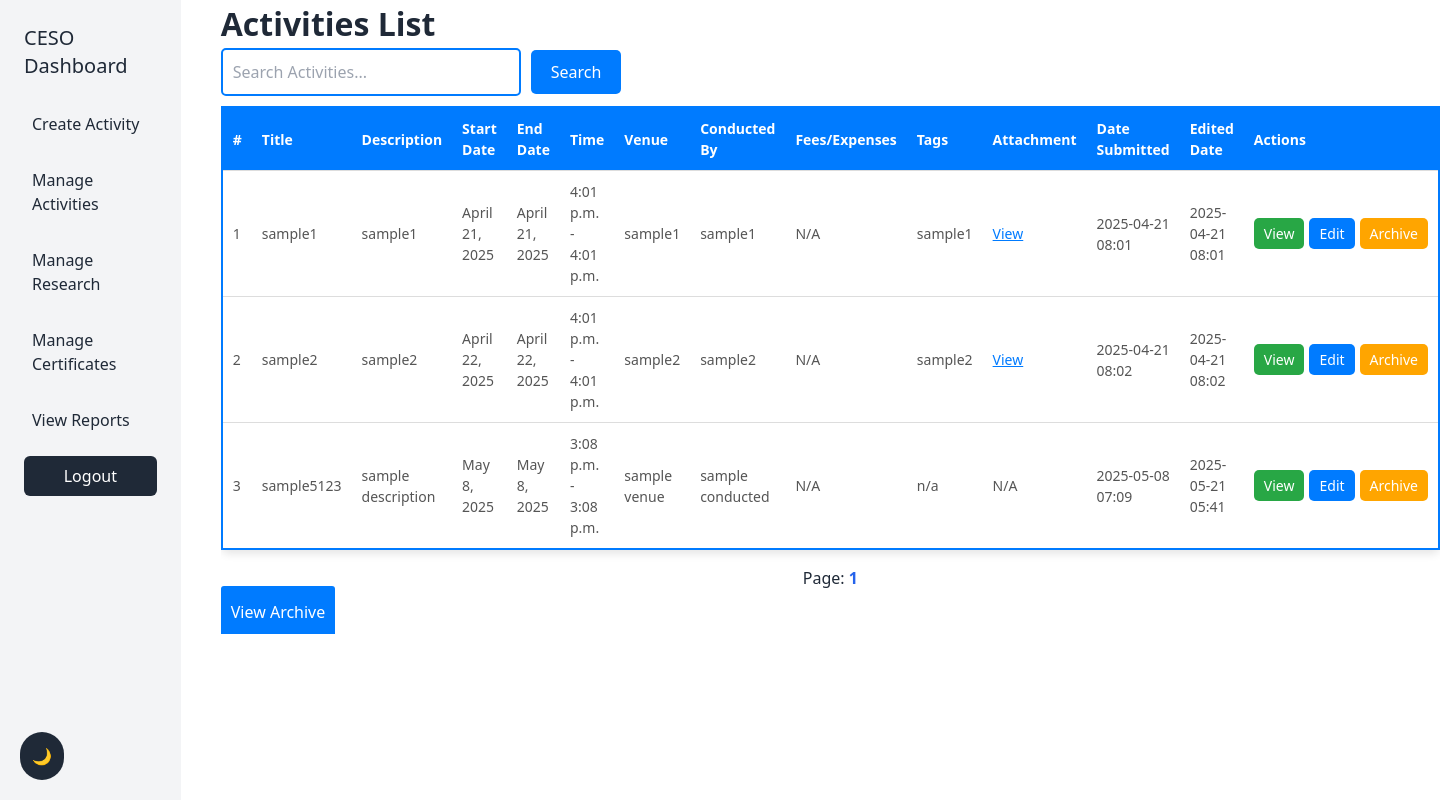
Page /manage-activities/ (signed in) on the earlier database version.
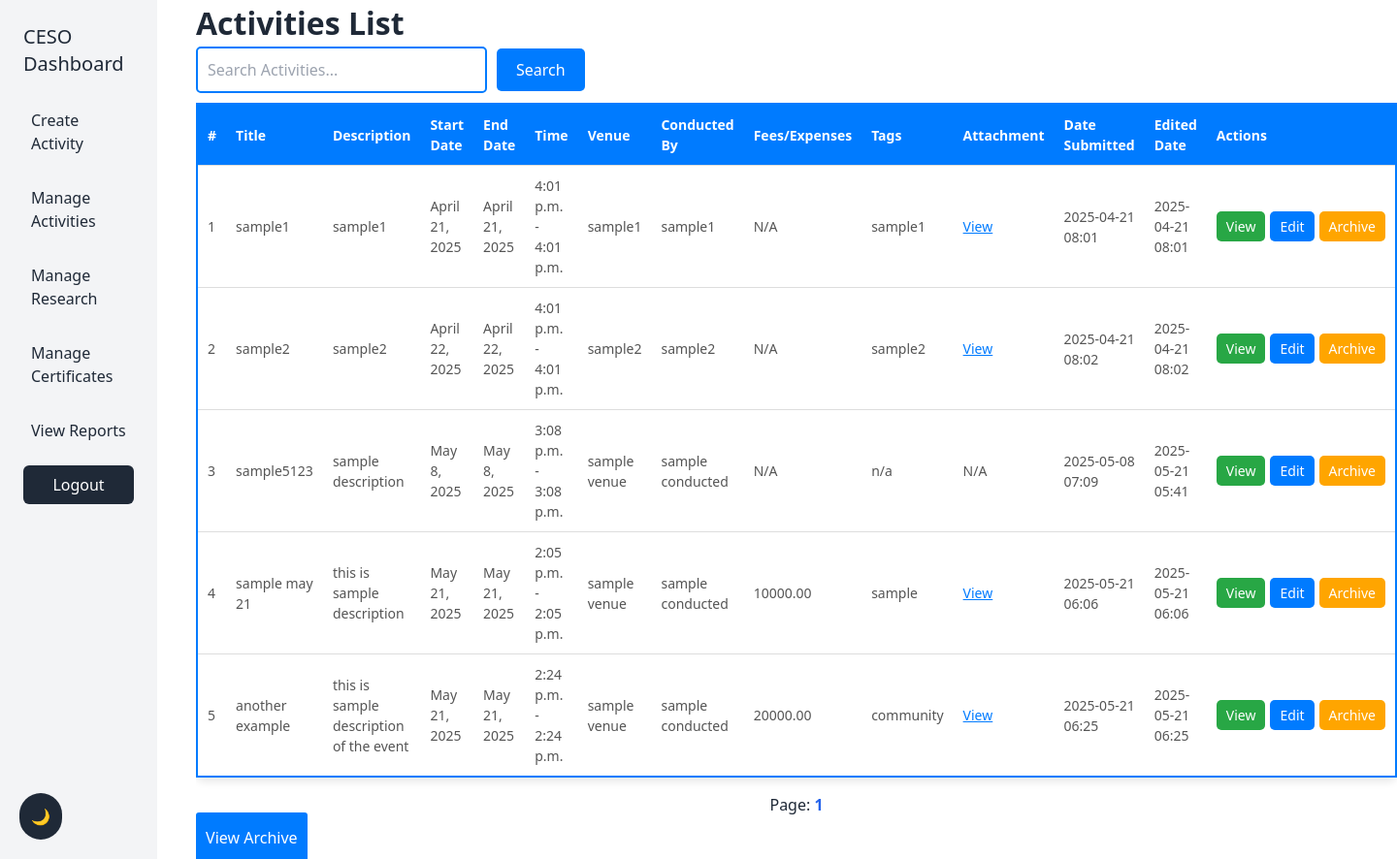
Same page on the later database version.
### core/models.py (models this page shows, shortened)
class Activity(models.Model):
    STATUS_CHOICES = [
        ('Ongoing', 'Ongoing'),
        ('Pending', 'Pending'),
        ('Completed', 'Completed'),
    ]
    title = models.CharField(max_length=200)
    description = models.TextField()
    start_date = models.DateField()
    end_date = models.DateField()
    start_time = models.TimeField()
    end_time = models.TimeField()
    venue = models.CharField(max_length=200)
    conducted_by = models.CharField(max_length=200)
    faculty = models.ManyToManyField(User, related_name='activity_faculty')
    students = models.ManyToManyField(User, related_name='activity_students')
    staff = models.ManyToManyField(User, related_name='activity_staff')
    attachment = models.FileField(upload_to='activity_attachments/', null=True, blank=True)
    date_submitted = models.DateTimeField(auto_now_add=True)
    last_edited_date = models.DateTimeField(auto_now=True)
    status = models.CharField(max_length=20, choices=STATUS_CHOICES, default='Pending')
    fees_expenses = models.DecimalField(max_digits=10, decimal_places=2, null=True, blank=True)
    tags = models.CharField(max_length=255, null=True, blank=True)
    archived = models.BooleanField(default=False)
    is_archived = models.BooleanField(default=False)

### core/views.py (the view)
# urls.py: path('manage-activities/', views.manage_activities, name='manage_activities'),
@login_required
def manage_activities(request):
    search_query = request.GET.get('search', '')
    activities = Activity.objects.filter(is_archived=False)  # Exclude archived activities
    if search_query:
        activities = activities.filter(title__icontains=search_query)
    paginator = Paginator(activities, 10)
    page_number = request.GET.get('page')
    page_obj = paginator.get_page(page_number)
    return render(request, 'manage_activities.html', {
        'page_obj': page_obj,          # Activities for the current page
        'search_query': search_query,  # Keep the search query in the form
        'total_activities': activities.count(),  # Total number of activities
        'sort_field': request.GET.get('sort', 'created_at'),  # Sorting field (e.g., created_at)
        'direction': request.GET.get('direction', 'asc'),     # Sorting direction (asc or desc)
    })

### templates/manage_activities.html (shortened to what this page needs)
{% extends "cesostaff_base.html" %}
{% block content %}
<div class="container" style="max-width: 1500px; margin: 0; padding: 0;">
    <div style="display: flex; flex-direction: column; align-items: flex-start; gap: 0;">
        <h1 style="font-size: 2rem; font-weight: bold; margin: 0;">Activities List</h1>
        <form method="get" action="" style="display: flex; align-items: center; gap: 10px; margin-bottom: 0;">
            <input
                type="text"
                name="search"
                value="{{ search_query }}"
                style="padding: 10px; width: 300px; border: 2px solid #007BFF; border-radius: 5px;"
                placeholder="Search Activities..."
            />
            <button
                type="submit"
                style="background-color: #007BFF; color: white; padding: 10px 20px; border: none; border-radius: 5px; cursor: pointer;">
                Search
            </button>
        </form>
    </div>
    <div style="overflow-x: auto; width: 100%; margin-top: 10px; padding: 0;">
        <table style="min-width: 1000px; width: 100%; border-collapse: collapse; background-color: white; border: 2px solid #007BFF; border-radius: 8px; box-shadow: 0 4px 8px rgba(0, 0, 0, 0.1);">
            <thead style="background-color: #007BFF; font-size: 0.875rem; color: white;">
                <tr>
                    <th style="padding: 10px; text-align: left;">#</th>
                    <th style="padding: 10px; text-align: left;">Title</th>
                    <th style="padding: 10px; text-align: left;">Description</th>
                    <th style="padding: 10px; text-align: left;">Start Date</th>
                    <th style="padding: 10px; text-align: left;">End Date</th>
                    <th style="padding: 10px; text-align: left;">Time</th>
                    <th style="padding: 10px; text-align: left;">Venue</th>
                    <th style="padding: 10px; text-align: left;">Conducted By</th>
                    <th style="padding: 10px; text-align: left;">Fees/Expenses</th>
                    <th style="padding: 10px; text-align: left;">Tags</th>
                    <th style="padding: 10px; text-align: left;">Attachment</th>
                    <th style="padding: 10px; text-align: left;">Date Submitted</th>
                    <th style="padding: 10px; text-align: left;">Edited Date</th>
                    <th style="padding: 10px; text-align: left;">Actions</th>
                </tr>
            </thead>
            <tbody style="font-size: 0.875rem; color: #555;">
                {% for activity in page_obj %}
                <tr style="border-top: 1px solid #ddd;">
                    <td style="padding: 10px;">{{ forloop.counter }}</td>
                    <td style="padding: 10px;">{{ activity.title }}</td>
                    <td style="padding: 10px;">{{ activity.description }}</td>
                    <td style="padding: 10px;">{{ activity.start_date }}</td>
                    <td style="padding: 10px;">{{ activity.end_date }}</td>
                    <td style="padding: 10px;">{{ activity.start_time }} - {{ activity.end_time }}</td>
                    <td style="padding: 10px;">{{ activity.venue|default:"N/A" }}</td>
                    <td style="padding: 10px;">{{ activity.conducted_by|default:"N/A" }}</td>
                    <td style="padding: 10px;">{{ activity.fees_expenses|default:"N/A" }}</td>
                    <td style="padding: 10px;">{{ activity.tags|default:"N/A" }}</td>
                    <td style="padding: 10px;">
                        {% if activity.attachment %}
                        <a href="{{ activity.attachment.url }}" style="color: #007BFF; text-decoration: underline;" target="_blank">View</a>
                        {% else %}
                        N/A
                        {% endif %}
                    </td>
                    <td style="padding: 10px;">{{ activity.date_submitted|date:"Y-m-d H:i" }}</td>
                    <td style="padding: 10px;">{{ activity.last_edited_date|date:"Y-m-d H:i" }}</td>
                    <td style="padding: 10px; width: 200px; text-align: center;">
                        <div style="display: flex; gap: 5px; justify-content: center;">
                            <a
                                href="{% url 'view_activity' pk=activity.id %}"
                                style="color: white; background-color: #28a745; padding: 5px 10px; text-decoration: none; border-radius: 5px; white-space: nowrap;">
                                View
                            </a>
                            <a
                                href="{% url 'edit_activity' activity.id %}"
                                style="background-color: #007BFF; color: white; padding: 5px 10px; text-decoration: none; border-radius: 5px; white-space: nowrap;">
                                Edit
                            </a>
                            <form method="POST" action="{% url 'archive_activity' activity.id %}" style="display: inline;">
                                <button
                                    type="submit"
                                    style="background-color: orange; color: white; padding: 5px 10px; border: none; border-radius: 5px; white-space: nowrap;">
                                    Archive
                                </button>
                            </form>
                        </div>
                    </td>
                </tr>
                {% empty %}
                <tr>
                    <td colspan="13" class="text-center py-4">No activities found.</td>
                </tr>
                {% endfor %}
            </tbody>
        </table>
        <div class="mt-4" style="text-align: center;">
            <span>Page: </span>
            <span class="inline-block">
                {% for num in page_obj.paginator.page_range %}
                    {% if page_obj.number == num %}
                        <span class="text-blue-600 font-bold">{{ num }}</span>
                    {% else %}
                        <a href="?page={{ num }}" class="text-blue-600 hover:text-blue-800">{{ num }}</a>
                    {% endif %}
                {% endfor %}
            </span>
        </div>
        <div style="text-align: left; margin: 10px 0px;">
            <a href="{% url 'archived_activities' %}" style="background-color: #007BFF; color: white; padding: 15px 10px; text-decoration: none; border-radius: 3px;">
                View Archive
            </a>
        </div>
    </div>
</div>
{% endblock %}

### templates/cesostaff_base.html (shortened to what this page needs)
<!DOCTYPE html>
<html lang="en">
    <head>
        <script src="https://cdn.tailwindcss.com"></script>
    </head>
<body class="bg-white text-gray-800 dark:bg-gray-900 dark:text-gray-200 m-0">
    <div class="flex min-h-screen m-0 p-0">
        <nav id="sideNav" class="w-64 bg-gray-100 dark:bg-gray-800 p-6 transition-transform transform md:relative fixed inset-0 md:static md:flex md:flex-col space-y-4 md:space-y-6">
            <h5 class="text-xl text-gray-800 dark:text-gray-200">CESO Dashboard</h5>
            <ul class="space-y-4">
                <li><a href="{% url 'create_activity' %}" class="block text-gray-800 dark:text-gray-200 hover:bg-gray-800 hover:text-white dark:hover:bg-gray-400 dark:hover:text-gray-800 p-2 rounded-md">Create Activity</a></li>
                <li><a href="{% url 'manage_activities' %}" class="block text-gray-800 dark:text-gray-200 hover:bg-gray-800 hover:text-white dark:hover:bg-gray-400 dark:hover:text-gray-800 p-2 rounded-md">Manage Activities</a></li>
                <li><a href="{% url 'manage_research' %}" class="block text-gray-800 dark:text-gray-200 hover:bg-gray-800 hover:text-white dark:hover:bg-gray-400 dark:hover:text-gray-800 p-2 rounded-md">Manage Research</a></li>
                <li><a href="{% url 'manage_certificates' %}" class="block text-gray-800 dark:text-gray-200 hover:bg-gray-800 hover:text-white dark:hover:bg-gray-400 dark:hover:text-gray-800 p-2 rounded-md">Manage Certificates</a></li>
                <li><a href="{% url 'view_reports' %}" class="block text-gray-800 dark:text-gray-200 hover:bg-gray-800 hover:text-white dark:hover:bg-gray-400 dark:hover:text-gray-800 p-2 rounded-md">View Reports</a></li>
                <li>
                    <form action="{% url 'logout' %}" method="post" class="m-0">
                        <button type="submit" class="w-full bg-gray-800 dark:bg-gray-400 text-white p-2 rounded-md">Logout</button>
                    </form>
                </li>
            </ul>
        </nav>
        <div class="flex-grow p-0 md:pl-10 md:pt-0">
            {% block content %}{% endblock %}
        </div>
    </div>
    <button class="fixed bottom-5 left-5 bg-gray-800 dark:bg-gray-200 text-white p-3 rounded-full" onclick="toggleDarkMode()">🌙</button>
</body>
</html>

Differences in the rows shown:
added Activity: title "sample may 21", description "this is sample description", start_date "May 21, 2025", end_date "May 21, 2025", start_time "2:05 p.m.", end_time "2:05 p.m.", venue "sample venue", conducted_by "sample conducted", fees_expenses "10000.00", tags "sample", date_submitted "2025-05-21 06:06", last_edited_date "2025-05-21 06:06"
added Activity: title "another example", description "this is sample description of the event", start_date "May 21, 2025", end_date "May 21, 2025", start_time "2:24 p.m.", end_time "2:24 p.m.", venue "sample venue", conducted_by "sample conducted", fees_expenses "20000.00", tags "community", date_submitted "2025-05-21 06:25", last_edited_date "2025-05-21 06:25"
